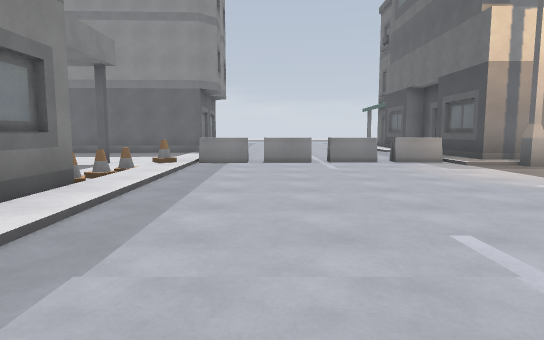
view 1 (above)

19 first-person views from a walk through a level from a Godot 3-D game. The camera is 1.4 m above the floor, tilts 6° down and sees 75° across. The floor is counted in squares, 2 m on a side. Each view is taken from the middle of a square. On the plan, view 1 faces up. The plan holds only what a view shows up to about 11 squares ahead; the rest is blank. The place goes on beyond the plan.

view 2
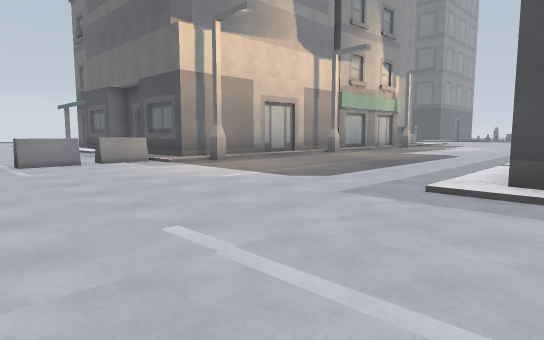

view 3
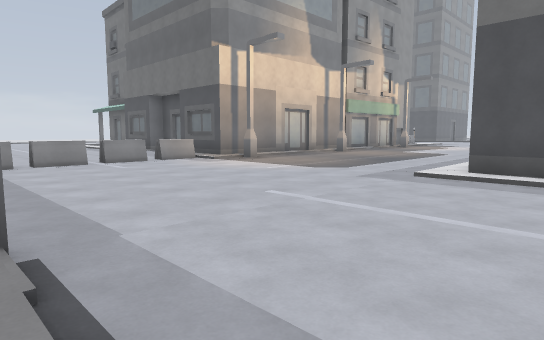

view 4
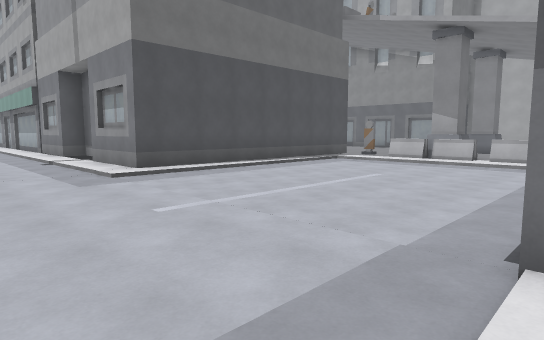

view 5
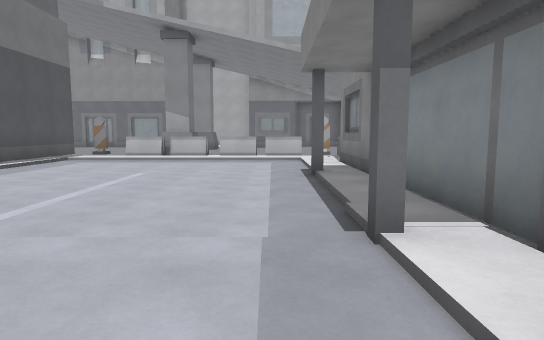

view 6
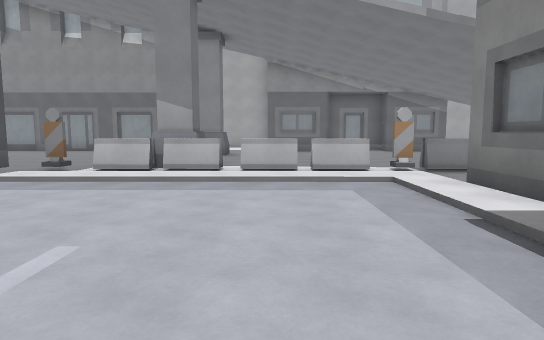

view 7
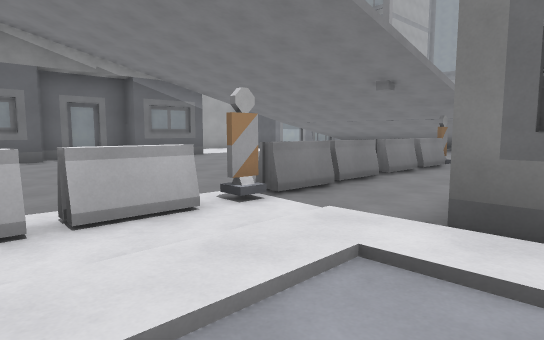

view 8
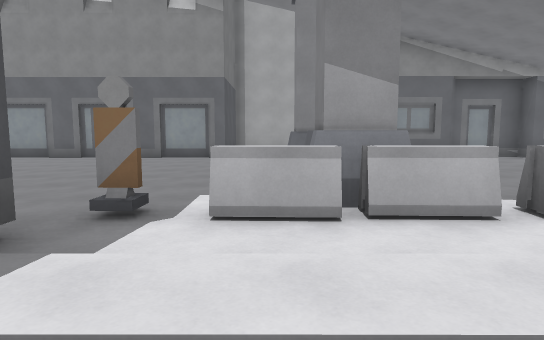

view 9
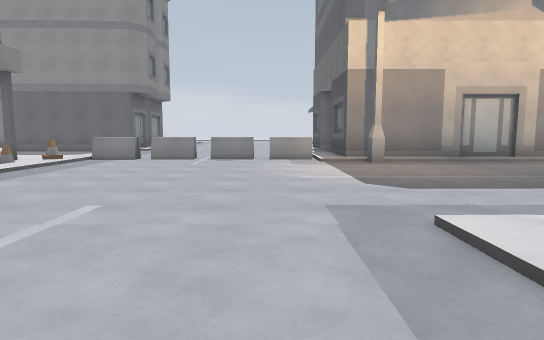

view 10
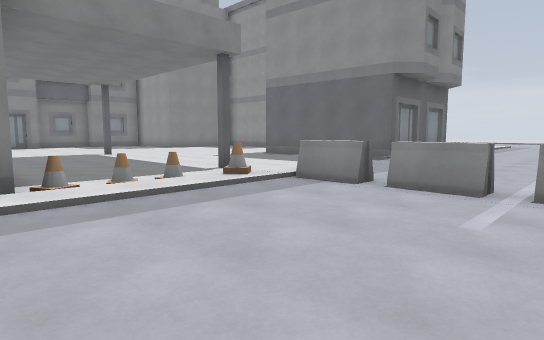

view 11
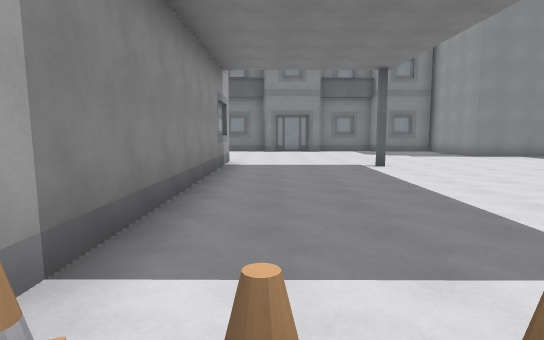

view 12
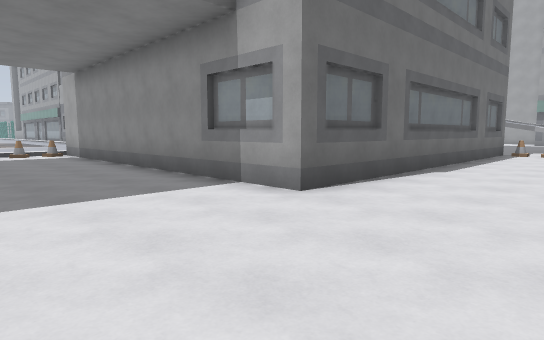

view 13
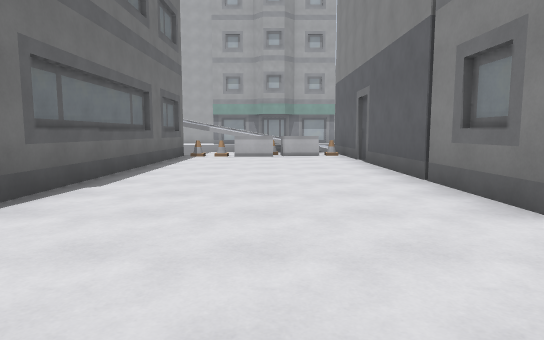

view 14
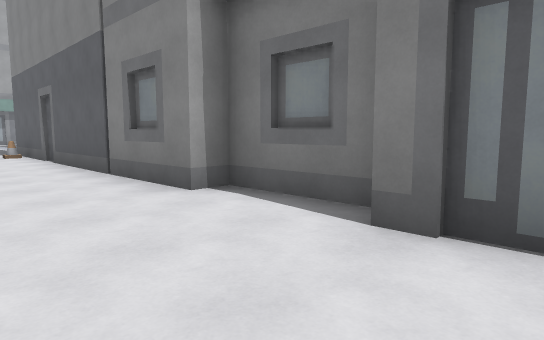

view 15
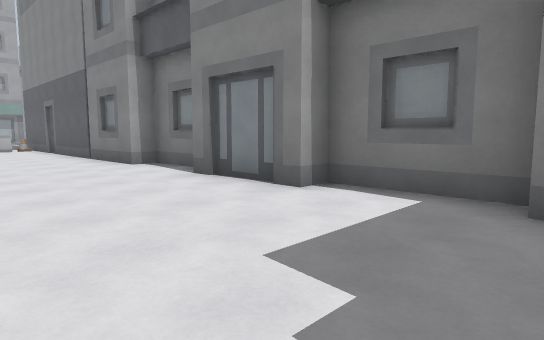

view 16
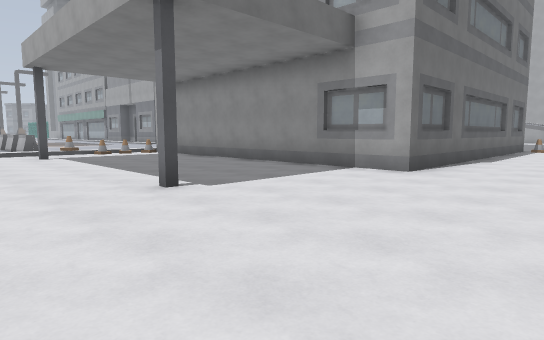

view 17
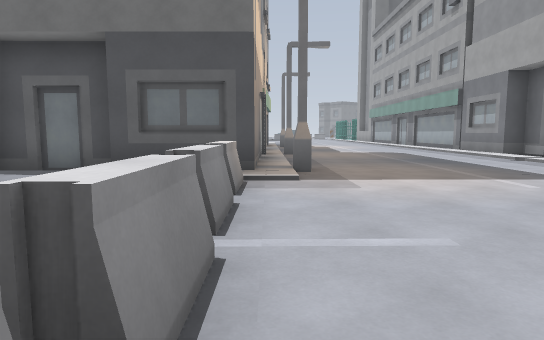

view 18
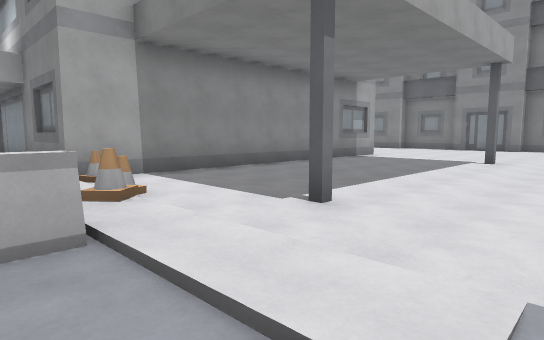

view 19
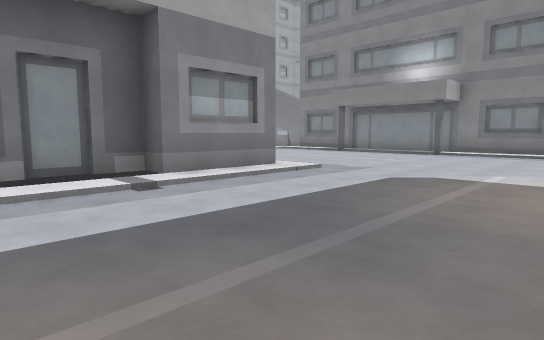

### Floor plan
Key: @ floor where view 1 was taken; # wall or solid block; x gap in a wall; . main floor; : floor 0.25 m higher than the main floor; / step, stairs or slope; = window, fence, low wall or low ledge; ^ raised ledge; B building; P pillar.
Columns run from 18 left of view 1 to 10 right of it. Each row starts with its distance up from view 1.
 11 #.......... ..../.....//#
 10 #.............../..... ##
  9 #......B......B./=xx^xx######
  8 #.............../...../::::::
  7 #..............//......#.....
  6 #..............=:............
  5 #..............#:............
  4 #.....#        #:............
  3 #.....#        #:............
  2 #.....#        #B............
  1 #.....#        #:...../###//#
  0 #.....#        #:.@.../######
 -1 #.....#        #:...../#
 -2 #.....#        #B...../#
 -3 #.....#        #:...../#
 -4 #..==.#        B:...../#
 -5 ##^=.=#        #://////#
 -6 #          .....///////#
 -7          #^xx=^xxx=x^^/..
 -8               ......P ...
 -9               .. ...  ....
-10              ... .    .....
-11              .....    .....
-12                ...    ......
-13                ..      ......
-14               ...      ......
-15              #####     ######

Where each view was taken, in squares from view 1:
view 1: 0 up, 0 right, facing up
view 2: 0 up, 0 right, facing up-right
view 3: 1 down, 2 left, facing up-right
view 4: 4 up, 2 left, facing down-right
view 5: 4 up, 1 left, facing down
view 6: 0 up, 0 right, facing down
view 7: 4 down, 0 right, facing down-left
view 8: 4 down, 3 right, facing down
view 9: 1 down, 3 right, facing up
view 10: 4 up, 2 right, facing up-left
view 11: 6 up, 2 left, facing left
view 12: 8 up, 15 left, facing down-right
view 13: 6 up, 15 left, facing down
view 14: 7 up, 15 left, facing down-left
view 15: 11 up, 14 left, facing down-left
view 16: 11 up, 15 left, facing down-right
view 17: 8 up, 1 left, facing right
view 18: 11 up, 1 left, facing down-left
view 19: 6 up, 10 right, facing down-left
